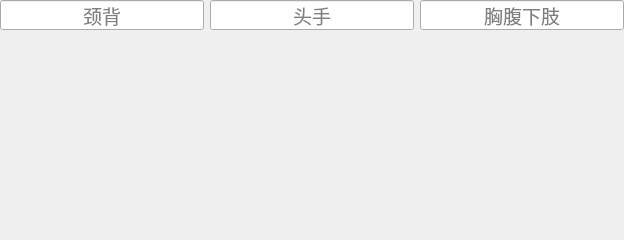
<?xml version="1.0" encoding="UTF-8"?>
<ui version="4.0">
 <class>feiteng_linggui_custom</class>
 <widget class="QWidget" name="feiteng_linggui_custom">
  <property name="geometry">
   <rect>
    <x>0</x>
    <y>0</y>
    <width>624</width>
    <height>240</height>
   </rect>
  </property>
  <property name="windowTitle">
   <string>Form</string>
  </property>
  <layout class="QHBoxLayout" name="horizontalLayout_2">
   <property name="leftMargin">
    <number>0</number>
   </property>
   <property name="topMargin">
    <number>0</number>
   </property>
   <property name="rightMargin">
    <number>0</number>
   </property>
   <property name="bottomMargin">
    <number>0</number>
   </property>
   <item>
    <layout class="QVBoxLayout" name="verticalLayout">
     <item>
      <widget class="QLineEdit" name="lineEdit">
       <property name="minimumSize">
        <size>
         <width>0</width>
         <height>30</height>
        </size>
       </property>
       <property name="maximumSize">
        <size>
         <width>16777215</width>
         <height>30</height>
        </size>
       </property>
       <property name="font">
        <font>
         <pointsize>14</pointsize>
        </font>
       </property>
       <property name="alignment">
        <set>Qt::AlignmentFlag::AlignCenter</set>
       </property>
       <property name="placeholderText">
        <string>颈背</string>
       </property>
      </widget>
     </item>
     <item>
      <widget class="QStackedWidget" name="stackedWidget_1">
       <property name="minimumSize">
        <size>
         <width>202</width>
         <height>202</height>
        </size>
       </property>
       <widget class="QWidget" name="stackedWidget_1Page1" native="true"/>
      </widget>
     </item>
    </layout>
   </item>
   <item>
    <layout class="QVBoxLayout" name="verticalLayout_2">
     <item>
      <widget class="QLineEdit" name="lineEdit_2">
       <property name="minimumSize">
        <size>
         <width>0</width>
         <height>30</height>
        </size>
       </property>
       <property name="maximumSize">
        <size>
         <width>16777215</width>
         <height>30</height>
        </size>
       </property>
       <property name="font">
        <font>
         <pointsize>14</pointsize>
        </font>
       </property>
       <property name="alignment">
        <set>Qt::AlignmentFlag::AlignCenter</set>
       </property>
       <property name="placeholderText">
        <string>头手</string>
       </property>
      </widget>
     </item>
     <item>
      <widget class="QStackedWidget" name="stackedWidget_2">
       <property name="minimumSize">
        <size>
         <width>202</width>
         <height>202</height>
        </size>
       </property>
       <widget class="QWidget" name="stackedWidget_2Page1" native="true"/>
      </widget>
     </item>
    </layout>
   </item>
   <item>
    <layout class="QVBoxLayout" name="verticalLayout_3">
     <item>
      <widget class="QLineEdit" name="lineEdit_3">
       <property name="minimumSize">
        <size>
         <width>0</width>
         <height>30</height>
        </size>
       </property>
       <property name="maximumSize">
        <size>
         <width>16777215</width>
         <height>30</height>
        </size>
       </property>
       <property name="font">
        <font>
         <pointsize>14</pointsize>
        </font>
       </property>
       <property name="alignment">
        <set>Qt::AlignmentFlag::AlignCenter</set>
       </property>
       <property name="placeholderText">
        <string>胸腹下肢</string>
       </property>
      </widget>
     </item>
     <item>
      <widget class="QStackedWidget" name="stackedWidget_3">
       <property name="minimumSize">
        <size>
         <width>202</width>
         <height>202</height>
        </size>
       </property>
       <widget class="QWidget" name="stackedWidget_3Page1" native="true"/>
      </widget>
     </item>
    </layout>
   </item>
  </layout>
 </widget>
 <resources/>
 <connections/>
</ui>
